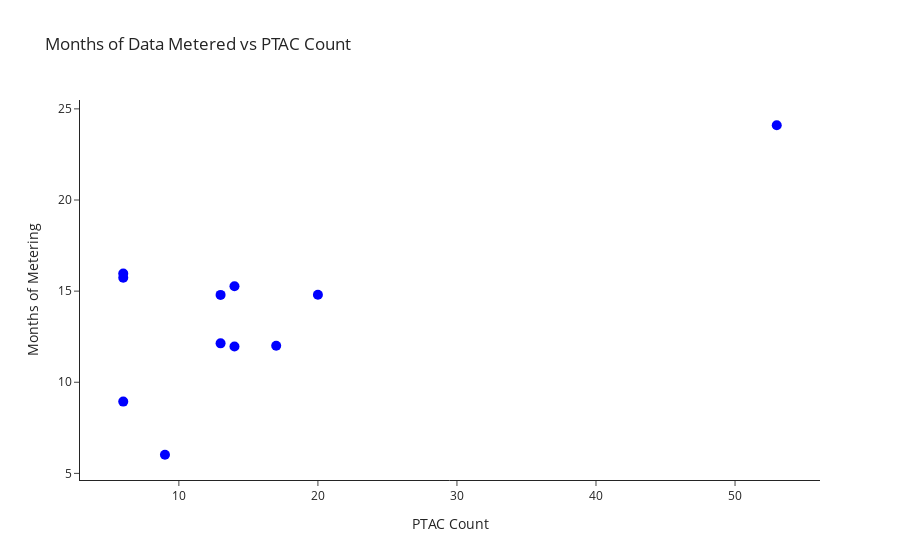

Source (notebook cell):
### Markdown cell above
## Quick Analysis Questions

### Code cell
minutes_of_data = (~csv_df.isna()).astype(int).groupby(circuit_df['full_address'], axis=1).median().sum() / (1440*30.25)
ptac_count = circuit_df[['full_address', 'description']].drop_duplicates().groupby('full_address').count()['description']

fig = go.Figure(data=[go.Scatter(x=ptac_count, y=minutes_of_data, mode='markers+text', marker=dict(size=10, color='blue'))])
fig.update_yaxes(title='Months of Metering')
fig.update_xaxes(title='PTAC Count')
fig.update_layout(template='simple_white', title='Months of Data Metered vs PTAC Count')

### Figure 1 — Plotly figure (JSON) as saved in the notebook; plotly's stock layout.template omitted (floating-point values rounded to 4 significant figures)
{"data": [{"marker": {"color": "blue", "size": 10}, "mode": "markers+text", "type": "scatter", "x": [9, 6, 6, 53, 14, 13, 13, 6, 14, 17, 20], "y": [6.023, 8.938, 15.96, 24.1, 11.96, 14.79, 12.14, 15.73, 15.27, 12.0, 14.8]}], "layout": {"title": {"text": "Months of Data Metered vs PTAC Count"}, "xaxis": {"title": {"text": "PTAC Count"}}, "yaxis": {"title": {"text": "Months of Metering"}}}}
